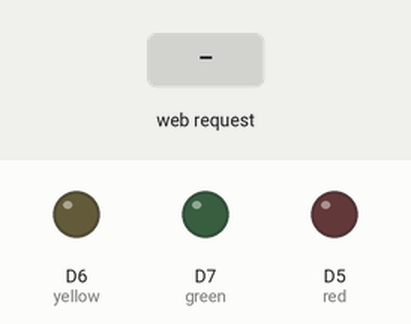
The sketch below on a simulated ESP8266 (NodeMCU). On the bench: output pins drawn as LEDs (lit = HIGH). Dashed ring = blinking. The inputs (shaded band) are chosen by the test bench. WiFi joins after 1.5 s; servers stay silent unless stated; what the sketch prints to the serial monitor is not drawn.

Above: at 2.7 s.
2.8 s: HTTP request GET /CYCLE received
At 3.0 s:
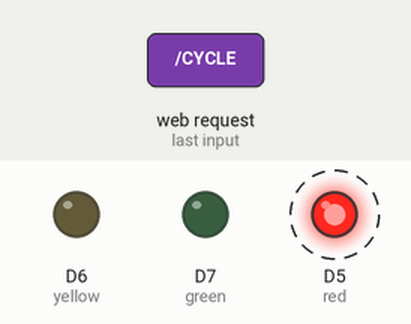
5.8 s: HTTP request GET /YELLOW received
At 7.0 s:
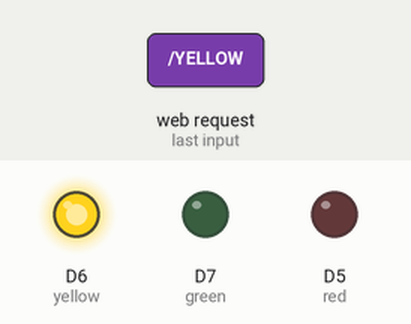
7.3 s: HTTP request GET /GREEN received
At 8.2 s:
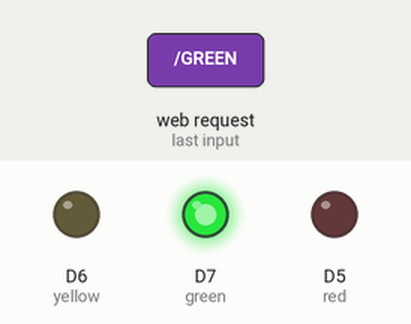
Timing chart, 0 to 10.3 s (numbered marks = the images above; inputs shaded):
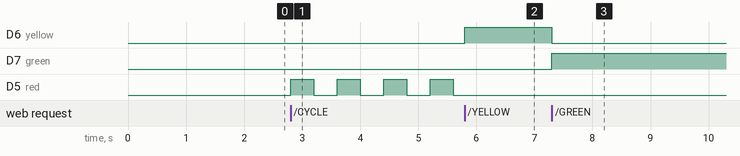

Measured:
- after the input at 2.8 s, D5 (red): alternates HIGH for 0.40 s and LOW for 0.40 s, starting at once
- after the input at 5.8 s, D6 (yellow): LOW → HIGH at once; D5 (red): stops changing and stays LOW
- after the input at 7.3 s, D6 (yellow): HIGH → LOW at once; D7 (green): LOW → HIGH at once

The sketch:

lights.ino
```cpp
#include <ESP8266WiFi.h>

const char* ssid = "wifiName";
const char* password = "wifiPassword";

//variables
int distance = 0;
int red = D5;
int yellow = D6;
int green = D7;
bool turniton = false;
const unsigned long eventInterval = 400;
unsigned long previousTime = 0;
int countme = 0;

WiFiServer server(80);

void setup() {
  Serial.begin(115200);
  delay(10);

  //set up pins
  pinMode(red, OUTPUT);
  pinMode(yellow, OUTPUT);
  pinMode(green, OUTPUT);

  digitalWrite(red, LOW);
  digitalWrite(yellow, LOW);
  digitalWrite(green, LOW);

  // Connect to WiFi
  Serial.println();
  Serial.println();
  Serial.print("Connecting to ");
  Serial.println(ssid);

  WiFi.begin(ssid, password);
  while (WiFi.status() != WL_CONNECTED) {
    delay(500);
    Serial.print(".");
  }
  Serial.println("");
  Serial.println("WiFi connected");

  // Start the server
  server.begin();
  Serial.println("Server started");

  // Print the IP address
  Serial.print("Use this URL : ");
  Serial.print("http://");
  Serial.print(WiFi.localIP());
  Serial.println("/");

}

void loop() {


  //cycle code
  unsigned long currentTime = millis();
  if(turniton == true){
    if(currentTime - previousTime >= eventInterval){
      if(countme % 2 == 0){

        digitalWrite(red, HIGH);
        digitalWrite(yellow, LOW);
        digitalWrite(green, LOW);
      }
      if(countme % 2 == 1){

        digitalWrite(red, LOW);
        digitalWrite(yellow, LOW);
        digitalWrite(green, LOW);
      }
      countme++;
      previousTime = currentTime;
    }
  }

  // Check if a client has connected
  WiFiClient client = server.available();
  if (!client) {
    return;
  }

  // Wait until the client sends some data
  Serial.println("new client");
  while(!client.available() && turniton == true){
    delay(1);

  }

  // Read the first line of the request
  String request = client.readStringUntil('\r');
  Serial.println(request);
  client.flush();

  // Match the request

  if (request.indexOf("/RED") != -1) {
    turniton = false;
    digitalWrite(yellow, LOW);
    digitalWrite(green, LOW);
    digitalWrite(red, HIGH);
    Serial.println("Im red");
  }
  if (request.indexOf("/YELLOW") != -1){
    turniton = false;
    digitalWrite(red, LOW);
    digitalWrite(green, LOW);
    digitalWrite(yellow, HIGH);
    Serial.println("Im yellow");
  }
  if (request.indexOf("/GREEN") != -1){
    turniton = false;
    digitalWrite(red, LOW);
    digitalWrite(yellow, LOW);
    digitalWrite(green, HIGH);
    Serial.println("Im green");
  }
  if (request.indexOf("/OFF") != -1){
    turniton = false;
    digitalWrite(red, LOW);
    digitalWrite(yellow, LOW);
    digitalWrite(green, LOW);
    Serial.println("Im Off");
  }

  if (request.indexOf("/CYCLE") != -1){
    turniton = true;
  }
}
```
